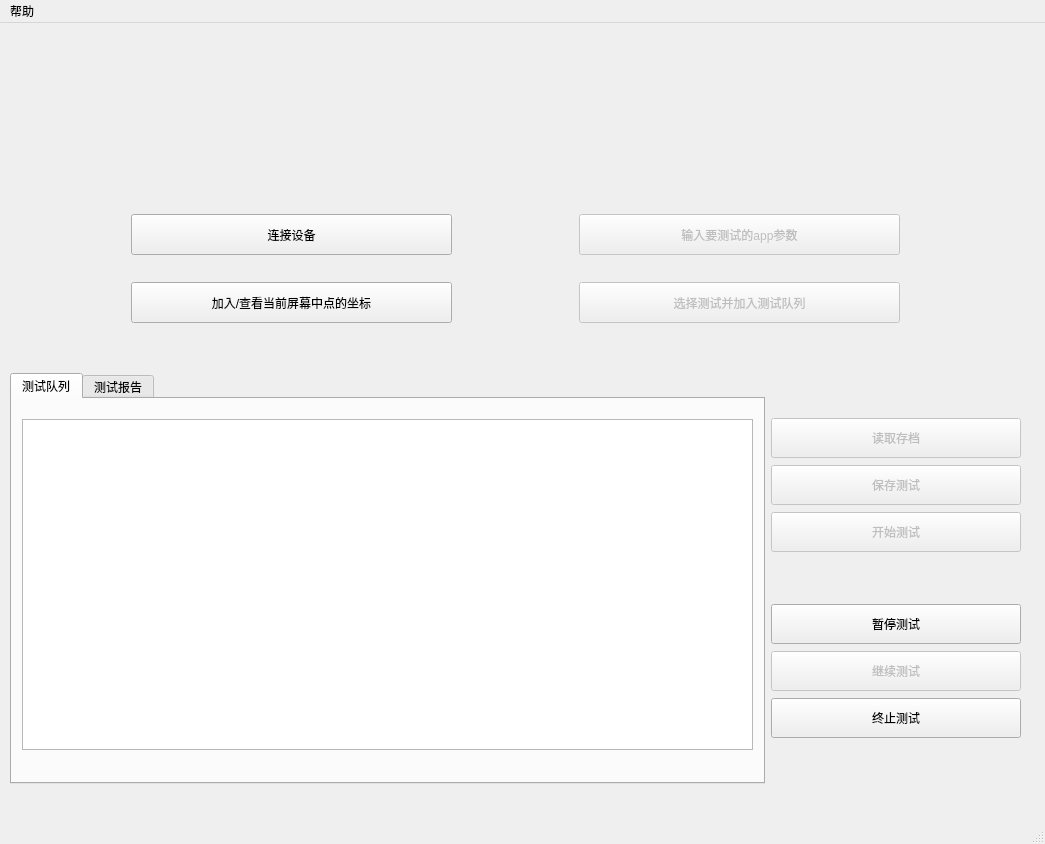
<?xml version="1.0" encoding="UTF-8"?>
<ui version="4.0">
 <class>TestWindow</class>
 <widget class="QMainWindow" name="TestWindow">
  <property name="geometry">
   <rect>
    <x>0</x>
    <y>0</y>
    <width>1045</width>
    <height>844</height>
   </rect>
  </property>
  <property name="sizePolicy">
   <sizepolicy hsizetype="Expanding" vsizetype="Expanding">
    <horstretch>0</horstretch>
    <verstretch>0</verstretch>
   </sizepolicy>
  </property>
  <property name="windowTitle">
   <string>测试窗口</string>
  </property>
  <widget class="QWidget" name="centralwidget">
   <widget class="QWidget" name="layoutWidget">
    <property name="geometry">
     <rect>
      <x>10</x>
      <y>350</y>
      <width>1011</width>
      <height>411</height>
     </rect>
    </property>
    <layout class="QHBoxLayout" name="horizontalLayout">
     <item>
      <widget class="QTabWidget" name="tabWidget">
       <property name="currentIndex">
        <number>0</number>
       </property>
       <widget class="QWidget" name="queue_list">
        <attribute name="title">
         <string>测试队列</string>
        </attribute>
        <widget class="QListWidget" name="queueList">
         <property name="geometry">
          <rect>
           <x>10</x>
           <y>20</y>
           <width>731</width>
           <height>331</height>
          </rect>
         </property>
        </widget>
       </widget>
       <widget class="QWidget" name="report_list">
        <attribute name="title">
         <string>测试报告</string>
        </attribute>
        <widget class="QListWidget" name="reportList">
         <property name="geometry">
          <rect>
           <x>10</x>
           <y>20</y>
           <width>731</width>
           <height>331</height>
          </rect>
         </property>
        </widget>
       </widget>
      </widget>
     </item>
     <item>
      <layout class="QVBoxLayout" name="verticalLayout_2">
       <property name="spacing">
        <number>7</number>
       </property>
       <item>
        <layout class="QVBoxLayout" name="verticalLayout">
         <item>
          <widget class="QPushButton" name="loadButton">
           <property name="enabled">
            <bool>false</bool>
           </property>
           <property name="minimumSize">
            <size>
             <width>250</width>
             <height>40</height>
            </size>
           </property>
           <property name="maximumSize">
            <size>
             <width>250</width>
             <height>40</height>
            </size>
           </property>
           <property name="text">
            <string>读取存档</string>
           </property>
          </widget>
         </item>
         <item>
          <widget class="QPushButton" name="saveButton">
           <property name="enabled">
            <bool>false</bool>
           </property>
           <property name="minimumSize">
            <size>
             <width>250</width>
             <height>40</height>
            </size>
           </property>
           <property name="maximumSize">
            <size>
             <width>250</width>
             <height>40</height>
            </size>
           </property>
           <property name="text">
            <string>保存测试</string>
           </property>
          </widget>
         </item>
         <item>
          <widget class="QPushButton" name="startButton">
           <property name="enabled">
            <bool>false</bool>
           </property>
           <property name="minimumSize">
            <size>
             <width>250</width>
             <height>40</height>
            </size>
           </property>
           <property name="maximumSize">
            <size>
             <width>250</width>
             <height>40</height>
            </size>
           </property>
           <property name="text">
            <string>开始测试</string>
           </property>
          </widget>
         </item>
        </layout>
       </item>
       <item>
        <layout class="QVBoxLayout" name="p_r_s">
         <item>
          <widget class="QPushButton" name="pauseButton">
           <property name="minimumSize">
            <size>
             <width>250</width>
             <height>40</height>
            </size>
           </property>
           <property name="maximumSize">
            <size>
             <width>250</width>
             <height>40</height>
            </size>
           </property>
           <property name="text">
            <string>暂停测试</string>
           </property>
          </widget>
         </item>
         <item>
          <widget class="QPushButton" name="resumeButton">
           <property name="enabled">
            <bool>false</bool>
           </property>
           <property name="minimumSize">
            <size>
             <width>250</width>
             <height>40</height>
            </size>
           </property>
           <property name="maximumSize">
            <size>
             <width>250</width>
             <height>40</height>
            </size>
           </property>
           <property name="text">
            <string>继续测试</string>
           </property>
          </widget>
         </item>
         <item>
          <widget class="QPushButton" name="stopButton">
           <property name="minimumSize">
            <size>
             <width>250</width>
             <height>40</height>
            </size>
           </property>
           <property name="maximumSize">
            <size>
             <width>250</width>
             <height>40</height>
            </size>
           </property>
           <property name="text">
            <string>终止测试</string>
           </property>
          </widget>
         </item>
        </layout>
       </item>
      </layout>
     </item>
    </layout>
   </widget>
   <widget class="QWidget" name="gridLayoutWidget">
    <property name="geometry">
     <rect>
      <x>10</x>
      <y>170</y>
      <width>1011</width>
      <height>151</height>
     </rect>
    </property>
    <layout class="QGridLayout" name="gridLayout">
     <item row="0" column="1">
      <widget class="QPushButton" name="InputAssignmentButton">
       <property name="enabled">
        <bool>false</bool>
       </property>
       <property name="minimumSize">
        <size>
         <width>321</width>
         <height>41</height>
        </size>
       </property>
       <property name="maximumSize">
        <size>
         <width>321</width>
         <height>41</height>
        </size>
       </property>
       <property name="cursor">
        <cursorShape>ArrowCursor</cursorShape>
       </property>
       <property name="mouseTracking">
        <bool>false</bool>
       </property>
       <property name="text">
        <string>输入要测试的app参数</string>
       </property>
       <property name="autoDefault">
        <bool>false</bool>
       </property>
       <property name="default">
        <bool>false</bool>
       </property>
       <property name="flat">
        <bool>false</bool>
       </property>
      </widget>
     </item>
     <item row="0" column="0">
      <widget class="QPushButton" name="connectDeviceButton">
       <property name="enabled">
        <bool>true</bool>
       </property>
       <property name="sizePolicy">
        <sizepolicy hsizetype="Minimum" vsizetype="Fixed">
         <horstretch>0</horstretch>
         <verstretch>0</verstretch>
        </sizepolicy>
       </property>
       <property name="minimumSize">
        <size>
         <width>321</width>
         <height>41</height>
        </size>
       </property>
       <property name="maximumSize">
        <size>
         <width>321</width>
         <height>41</height>
        </size>
       </property>
       <property name="text">
        <string>连接设备</string>
       </property>
      </widget>
     </item>
     <item row="1" column="0">
      <widget class="QPushButton" name="addPointButton">
       <property name="enabled">
        <bool>true</bool>
       </property>
       <property name="sizePolicy">
        <sizepolicy hsizetype="Minimum" vsizetype="Fixed">
         <horstretch>0</horstretch>
         <verstretch>0</verstretch>
        </sizepolicy>
       </property>
       <property name="minimumSize">
        <size>
         <width>321</width>
         <height>41</height>
        </size>
       </property>
       <property name="maximumSize">
        <size>
         <width>321</width>
         <height>41</height>
        </size>
       </property>
       <property name="text">
        <string>加入/查看当前屏幕中点的坐标</string>
       </property>
      </widget>
     </item>
     <item row="1" column="1">
      <widget class="QPushButton" name="chooseTypeButton">
       <property name="enabled">
        <bool>false</bool>
       </property>
       <property name="minimumSize">
        <size>
         <width>321</width>
         <height>41</height>
        </size>
       </property>
       <property name="maximumSize">
        <size>
         <width>321</width>
         <height>41</height>
        </size>
       </property>
       <property name="text">
        <string>选择测试并加入测试队列</string>
       </property>
      </widget>
     </item>
    </layout>
   </widget>
  </widget>
  <widget class="QMenuBar" name="menubar">
   <property name="geometry">
    <rect>
     <x>0</x>
     <y>0</y>
     <width>1045</width>
     <height>26</height>
    </rect>
   </property>
   <widget class="QMenu" name="menu">
    <property name="title">
     <string>帮助</string>
    </property>
   </widget>
   <addaction name="menu"/>
  </widget>
  <widget class="QStatusBar" name="statusbar"/>
 </widget>
 <resources/>
 <connections>
  <connection>
   <sender>chooseTypeButton</sender>
   <signal>clicked()</signal>
   <receiver>TestWindow</receiver>
   <slot>click_add_test()</slot>
   <hints>
    <hint type="sourcelabel">
     <x>899</x>
     <y>325</y>
    </hint>
    <hint type="destinationlabel">
     <x>856</x>
     <y>178</y>
    </hint>
   </hints>
  </connection>
  <connection>
   <sender>startButton</sender>
   <signal>clicked()</signal>
   <receiver>loadButton</receiver>
   <slot>hide()</slot>
   <hints>
    <hint type="sourcelabel">
     <x>1017</x>
     <y>560</y>
    </hint>
    <hint type="destinationlabel">
     <x>1017</x>
     <y>434</y>
    </hint>
   </hints>
  </connection>
  <connection>
   <sender>startButton</sender>
   <signal>clicked()</signal>
   <receiver>pauseButton</receiver>
   <slot>show()</slot>
   <hints>
    <hint type="sourcelabel">
     <x>833</x>
     <y>525</y>
    </hint>
    <hint type="destinationlabel">
     <x>1017</x>
     <y>641</y>
    </hint>
   </hints>
  </connection>
  <connection>
   <sender>startButton</sender>
   <signal>clicked()</signal>
   <receiver>saveButton</receiver>
   <slot>hide()</slot>
   <hints>
    <hint type="sourcelabel">
     <x>1017</x>
     <y>560</y>
    </hint>
    <hint type="destinationlabel">
     <x>855</x>
     <y>471</y>
    </hint>
   </hints>
  </connection>
  <connection>
   <sender>startButton</sender>
   <signal>clicked()</signal>
   <receiver>saveButton</receiver>
   <slot>hide()</slot>
   <hints>
    <hint type="sourcelabel">
     <x>885</x>
     <y>521</y>
    </hint>
    <hint type="destinationlabel">
     <x>886</x>
     <y>477</y>
    </hint>
   </hints>
  </connection>
  <connection>
   <sender>startButton</sender>
   <signal>clicked()</signal>
   <receiver>startButton</receiver>
   <slot>hide()</slot>
   <hints>
    <hint type="sourcelabel">
     <x>1017</x>
     <y>560</y>
    </hint>
    <hint type="destinationlabel">
     <x>1017</x>
     <y>560</y>
    </hint>
   </hints>
  </connection>
  <connection>
   <sender>startButton</sender>
   <signal>clicked()</signal>
   <receiver>pauseButton</receiver>
   <slot>show()</slot>
   <hints>
    <hint type="sourcelabel">
     <x>949</x>
     <y>525</y>
    </hint>
    <hint type="destinationlabel">
     <x>1017</x>
     <y>641</y>
    </hint>
   </hints>
  </connection>
  <connection>
   <sender>startButton</sender>
   <signal>clicked()</signal>
   <receiver>resumeButton</receiver>
   <slot>show()</slot>
   <hints>
    <hint type="sourcelabel">
     <x>967</x>
     <y>535</y>
    </hint>
    <hint type="destinationlabel">
     <x>1017</x>
     <y>704</y>
    </hint>
   </hints>
  </connection>
  <connection>
   <sender>startButton</sender>
   <signal>clicked()</signal>
   <receiver>stopButton</receiver>
   <slot>show()</slot>
   <hints>
    <hint type="sourcelabel">
     <x>984</x>
     <y>524</y>
    </hint>
    <hint type="destinationlabel">
     <x>1017</x>
     <y>767</y>
    </hint>
   </hints>
  </connection>
  <connection>
   <sender>stopButton</sender>
   <signal>clicked()</signal>
   <receiver>loadButton</receiver>
   <slot>show()</slot>
   <hints>
    <hint type="sourcelabel">
     <x>1017</x>
     <y>767</y>
    </hint>
    <hint type="destinationlabel">
     <x>1017</x>
     <y>434</y>
    </hint>
   </hints>
  </connection>
  <connection>
   <sender>stopButton</sender>
   <signal>clicked()</signal>
   <receiver>saveButton</receiver>
   <slot>show()</slot>
   <hints>
    <hint type="sourcelabel">
     <x>1017</x>
     <y>767</y>
    </hint>
    <hint type="destinationlabel">
     <x>818</x>
     <y>483</y>
    </hint>
   </hints>
  </connection>
  <connection>
   <sender>stopButton</sender>
   <signal>clicked()</signal>
   <receiver>startButton</receiver>
   <slot>show()</slot>
   <hints>
    <hint type="sourcelabel">
     <x>1017</x>
     <y>767</y>
    </hint>
    <hint type="destinationlabel">
     <x>1017</x>
     <y>560</y>
    </hint>
   </hints>
  </connection>
  <connection>
   <sender>stopButton</sender>
   <signal>clicked()</signal>
   <receiver>pauseButton</receiver>
   <slot>hide()</slot>
   <hints>
    <hint type="sourcelabel">
     <x>1017</x>
     <y>767</y>
    </hint>
    <hint type="destinationlabel">
     <x>1017</x>
     <y>641</y>
    </hint>
   </hints>
  </connection>
  <connection>
   <sender>stopButton</sender>
   <signal>clicked()</signal>
   <receiver>resumeButton</receiver>
   <slot>hide()</slot>
   <hints>
    <hint type="sourcelabel">
     <x>1017</x>
     <y>767</y>
    </hint>
    <hint type="destinationlabel">
     <x>1017</x>
     <y>704</y>
    </hint>
   </hints>
  </connection>
  <connection>
   <sender>stopButton</sender>
   <signal>clicked()</signal>
   <receiver>stopButton</receiver>
   <slot>hide()</slot>
   <hints>
    <hint type="sourcelabel">
     <x>1017</x>
     <y>767</y>
    </hint>
    <hint type="destinationlabel">
     <x>1017</x>
     <y>767</y>
    </hint>
   </hints>
  </connection>
  <connection>
   <sender>loadButton</sender>
   <signal>clicked()</signal>
   <receiver>TestWindow</receiver>
   <slot>click_load_b()</slot>
   <hints>
    <hint type="sourcelabel">
     <x>791</x>
     <y>410</y>
    </hint>
    <hint type="destinationlabel">
     <x>756</x>
     <y>362</y>
    </hint>
   </hints>
  </connection>
  <connection>
   <sender>saveButton</sender>
   <signal>clicked()</signal>
   <receiver>TestWindow</receiver>
   <slot>click_save_b()</slot>
   <hints>
    <hint type="sourcelabel">
     <x>942</x>
     <y>472</y>
    </hint>
    <hint type="destinationlabel">
     <x>857</x>
     <y>356</y>
    </hint>
   </hints>
  </connection>
  <connection>
   <sender>startButton</sender>
   <signal>clicked()</signal>
   <receiver>TestWindow</receiver>
   <slot>click_start_b()</slot>
   <hints>
    <hint type="sourcelabel">
     <x>960</x>
     <y>547</y>
    </hint>
    <hint type="destinationlabel">
     <x>978</x>
     <y>350</y>
    </hint>
   </hints>
  </connection>
  <connection>
   <sender>pauseButton</sender>
   <signal>clicked()</signal>
   <receiver>TestWindow</receiver>
   <slot>click_pause_b()</slot>
   <hints>
    <hint type="sourcelabel">
     <x>792</x>
     <y>619</y>
    </hint>
    <hint type="destinationlabel">
     <x>783</x>
     <y>585</y>
    </hint>
   </hints>
  </connection>
  <connection>
   <sender>resumeButton</sender>
   <signal>clicked()</signal>
   <receiver>TestWindow</receiver>
   <slot>click_resume_b()</slot>
   <hints>
    <hint type="sourcelabel">
     <x>812</x>
     <y>691</y>
    </hint>
    <hint type="destinationlabel">
     <x>788</x>
     <y>780</y>
    </hint>
   </hints>
  </connection>
  <connection>
   <sender>stopButton</sender>
   <signal>clicked()</signal>
   <receiver>TestWindow</receiver>
   <slot>click_stop_b()</slot>
   <hints>
    <hint type="sourcelabel">
     <x>907</x>
     <y>749</y>
    </hint>
    <hint type="destinationlabel">
     <x>909</x>
     <y>780</y>
    </hint>
   </hints>
  </connection>
  <connection>
   <sender>connectDeviceButton</sender>
   <signal>clicked()</signal>
   <receiver>TestWindow</receiver>
   <slot>click_connect_b()</slot>
   <hints>
    <hint type="sourcelabel">
     <x>233</x>
     <y>257</y>
    </hint>
    <hint type="destinationlabel">
     <x>73</x>
     <y>269</y>
    </hint>
   </hints>
  </connection>
  <connection>
   <sender>InputAssignmentButton</sender>
   <signal>clicked()</signal>
   <receiver>TestWindow</receiver>
   <slot>click_in_index_b()</slot>
   <hints>
    <hint type="sourcelabel">
     <x>899</x>
     <y>257</y>
    </hint>
    <hint type="destinationlabel">
     <x>366</x>
     <y>341</y>
    </hint>
   </hints>
  </connection>
  <connection>
   <sender>addPointButton</sender>
   <signal>clicked()</signal>
   <receiver>TestWindow</receiver>
   <slot>click_add_point_b()</slot>
   <hints>
    <hint type="sourcelabel">
     <x>144</x>
     <y>308</y>
    </hint>
    <hint type="destinationlabel">
     <x>75</x>
     <y>318</y>
    </hint>
   </hints>
  </connection>
 </connections>
 <slots>
  <slot>click_in_index_b()</slot>
  <slot>click_cho_t_b()</slot>
  <slot>click_add_test()</slot>
  <slot>click_load_b()</slot>
  <slot>click_save_b()</slot>
  <slot>click_start_b()</slot>
  <slot>click_pause_b()</slot>
  <slot>click_resume_b()</slot>
  <slot>click_stop_b()</slot>
  <slot>click_connect_b()</slot>
  <slot>click_add_point_b()</slot>
 </slots>
</ui>
